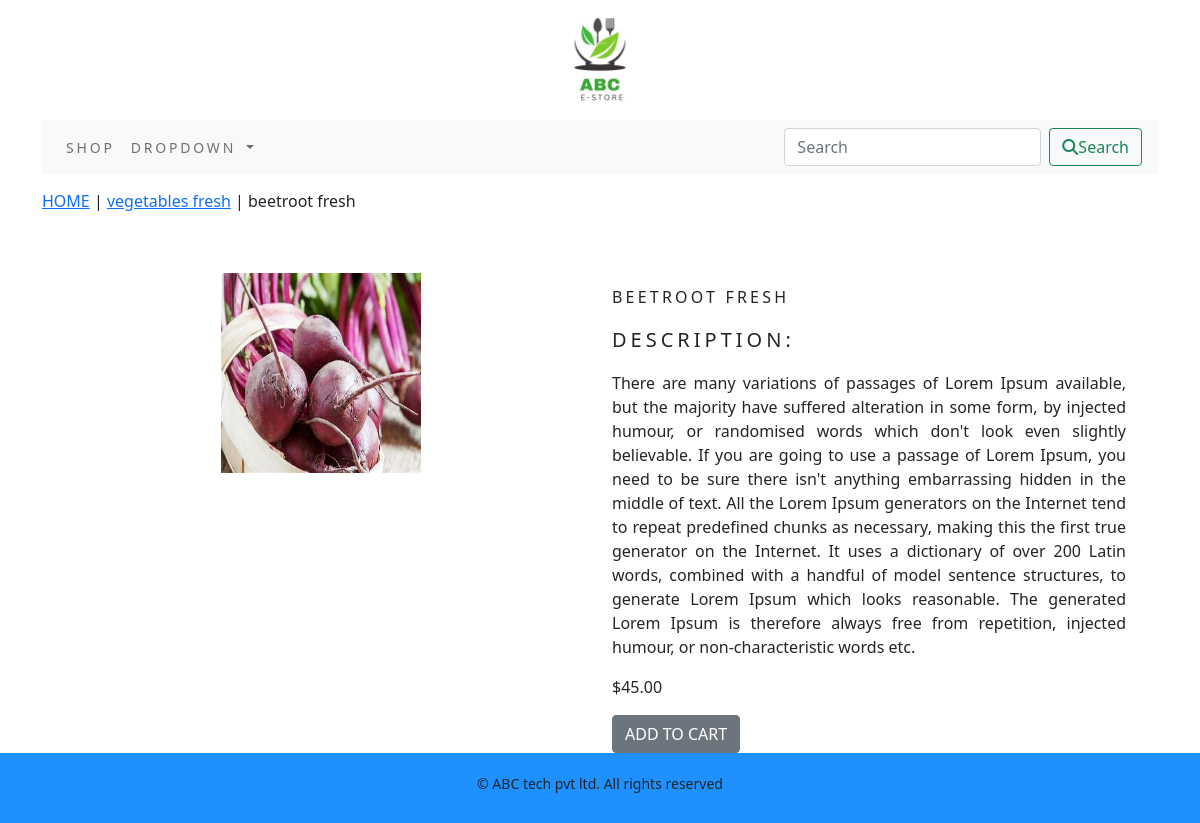
The app's page /shop/vegetables-fresh/beetroot-fresh/ with its own data.
### ecommerceapp/models.py (models this page shows, shortened)
class product(models.Model):
    name = models.CharField(max_length=250, unique=True)
    slug = models.SlugField(max_length=250, unique=True)
    description = models.TextField(blank=True)
    image = models.ImageField(upload_to='product')
    price = models.DecimalField(max_digits=10, decimal_places=2)
    stock = models.IntegerField()
    available = models.BooleanField(default=True)
    category = models.ForeignKey(category, on_delete=models.CASCADE)
    created = models.DateTimeField(auto_now_add=True)
    updated = models.DateTimeField(auto_now=True)
    class Meta:
        ordering = ('name',)
        verbose_name = 'product'
        verbose_name_plural = 'products'

class category(models.Model):
    name = models.CharField(max_length=250, unique=True)
    slug = models.SlugField(max_length=250, unique=True)
    description = models.TextField(blank=True)
    image = models.ImageField(upload_to='category')
    class Meta:
        ordering = ('name',)
        verbose_name = 'category'
        verbose_name_plural = 'categories'
    def get_url(self):
        return reverse("ecommerceapp:all_product_by_category",args=[self.slug])
    def __str__(self):
        return '{}'.format(self.name)

### ecommerceapp/views.py (the view)
# urls.py: path('<slug:c_slug>/<slug:product_slug>/', views.prodetail, name='procatdetail')
def prodetail(request,c_slug,product_slug):
    try:
        Product=product.objects.get(category__slug=c_slug,slug=product_slug)
    except Exception as e:
        raise e
    return render(request,'product.html', {'product':Product})

### cart/context_processors.py (called while the page is built)
def counter (request):
    item_count=0
    if 'admin' in request.path :
        return {}
    else:
        try:
            cart=Cart.objects.filter(cart_id=_cart_id(request))
            cart_items=Cartitem.objects.all().filter(cart=cart[:1])
            for cart_item in cart_items:
                item_count += cart_item.quantity
        except Cart.DoesNotExist:
            item_count=0
    return dict(item_count=item_count)

### cart/views.py (called while the page is built)
def _cart_id(request):
    cart=request.session.session_key
    if not cart:
        cart=request.session.create()
    return cart

### ecommerceapp/context_processors.py (called while the page is built)
def menu_links(request):
    links=category.objects.all
    return dict(links=links)

### templates/product.html (shortened to what this page needs)
{% extends 'base.html' %}
{% load static %}
{% block content %}
    <div class="row my_product_row">
        <div class="mx_auto">
            <p><a href="{% url 'ecommerceapp:allprodcat' %}">HOME</a> | <a href="{{ product.category.get_url }}">{{ product.category }}</a> | {{ product.name }}</p>
        </div>
    </div>
    <div class="container">
        <br>
        <div class="row">
            <div class="col-lg-6 text-center">
                <div style="min-width:18rem;">
                    <img class="my_product_image" src="{{ product.image.url }}" alt="{{ product.name }}">
                </div>
            </div>
            <div class="col-lg-6">
                <div>
                    <h1 class="product_title">{{ product.name }}</h1>
                    <p class="my_title">Description:</p>
                    <p class="text-justify my_prod_text">{{ product.description }}</p>
                    <p>${{ product.price }}</p>
                    {% if product.stock <= 0 %}
                        <p class="text-justify my_prod_text ">Out of stock</p>
                    {% else %}
                        <a class="btn btn-secondary" href="{% url 'cart:add_cart' product_id=product.id %}">ADD TO CART</a>
                    {% endif %}
                </div>
            </div>
        </div>
    </div>
{% endblock %}

### static/css/custom.css (style rules this page uses)
body { font-family: 'Noto Sans', sans-serif; }
.my_title { font-size: 20px; text-transform: uppercase; letter-spacing: .2em }
.my_product_row { padding-top:15px; padding-bottom:20px; }
.my_product_image { width:200px; height:200px; }
.product_title { font-size: 16px; text-transform: uppercase; letter-spacing:.2em; padding-top: 15px; padding-bottom:10px; }
.my_prod_text { padding-right:20px; }

### records on screen
product: category "vegetables fresh", name "beetroot fresh", image (picture), name "BEETROOT FRESH", description "There are many variations of passages of Lorem Ipsum available, but the majority have suffered alteration in some form, by injected humour, or randomised words which don't look even slightly believable. If you are going to use a passage of Lorem Ipsum, you need to be sure there isn't anything embarrassing hidden in the middle of text. All the Lorem Ipsum generators on the Internet tend to repeat predefined chunks as necessary, making this the first true generator on the Internet. It uses a dictionary of over 200 Latin words, combined with a handful of model sentence structures, to generate Lorem Ipsum which looks reasonable. The generated Lorem Ipsum is therefore always free from…", price "45.00"
